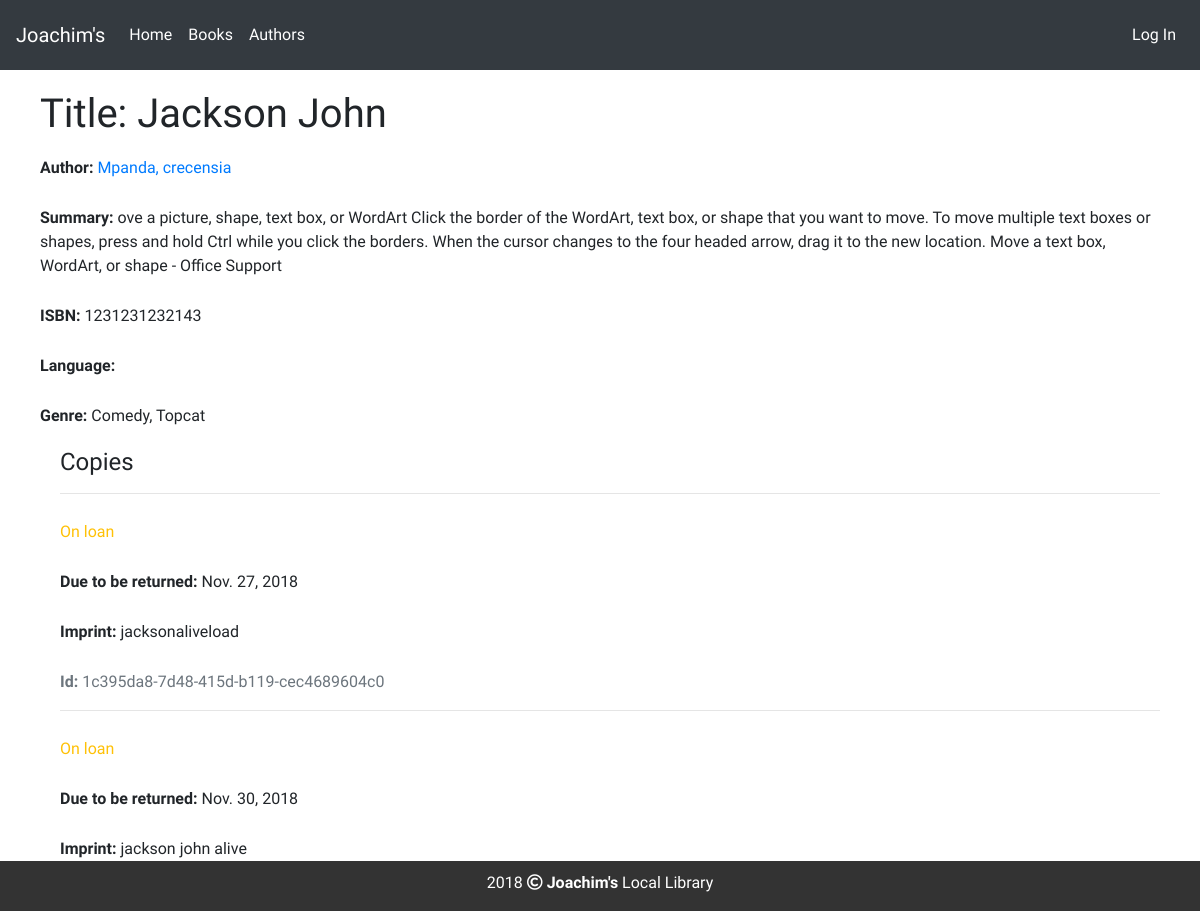
The app's page /catalog/book/4 with its own data.
### catalog/models.py (models this page shows, shortened)
class Book(models.Model):
    title = models.CharField(max_length=200)
    author = models.ForeignKey('Author', on_delete=models.SET_NULL, null=True)
    summary = models.TextField(max_length=1000, help_text='Enter a brief description of the book')
    isbn = models.CharField('ISBN', max_length=13,
                            help_text='13 Character <a href="https://www.isbn-international.org/content/what-isbn">ISBN number</a>')
    genre = models.ManyToManyField(Genre, help_text='Select a genre for this book')
    def display_genre(self):
        """Create a string for the Genre. This is required to display genre in Admin."""
        return ', '.join(genre.name for genre in self.genre.all()[:3])
    display_genre.short_description = 'Genre'

class Author(models.Model):
    first_name = models.CharField(max_length=100)
    last_name = models.CharField(max_length=100)
    date_of_birth = models.DateField(null=True, blank=True)
    date_of_death = models.DateField('Died', null=True, blank=True)
    class Meta:
        ordering = ['last_name', 'first_name']
    def __str__(self):
        return f'{self.last_name}, {self.first_name}'

class Genre(models.Model):
    name = models.CharField(max_length=200, help_text='Enter a book genre (e.g. Science Fiction)')
    def __str__(self):
        return self.name

class BookInstance(models.Model):
    id = models.UUIDField(primary_key=True, default=uuid.uuid4,
                          help_text='Unique ID for this particular book across whole library')
    book = models.ForeignKey('Book', on_delete=models.SET_NULL, null=True)
    imprint = models.CharField(max_length=200)
    due_back = models.DateField(null=True, blank=True)
    borrower = models.ForeignKey(User, on_delete=models.SET_NULL, null=True, blank=True)
    class Meta:
        ordering = ['due_back']
        permissions = (("can_mark_returned", "Set book as returned"),)
    LOAN_STATUS = (
        ('m', 'Maintenance'),
        ('o', 'On loan'),
        ('a', 'Available'),
        ('r', 'Reserved'),
    )
    status = models.CharField(
        max_length=1,
        choices=LOAN_STATUS,
        blank=True,
        default='m',
        help_text='Book availability',
    )

### catalog/views.py (the view)
# urls.py: path('book/<int:pk>', views.BookDetailView.as_view(), name='book-detail'),
class BookDetailView(generic.DetailView):
    model = Book

### catalog/templates/catalog/book_detail.html
{% extends "base_generic.html" %}
{% block content %}
<div class="header">
  <h1>Title: {{ book.title }}</h1>
  <p><strong>Author:</strong> <a href="{% url 'author-detail' book.author.pk %}">{{ book.author }}</a></p>
  <p><strong>Summary:</strong> {{ book.summary }}</p>
  <p><strong>ISBN:</strong> {{ book.isbn }}</p>
  <p><strong>Language:</strong> {{ book.language }}</p>
  <p><strong>Genre:</strong> {% for genre in book.genre.all %} {{ genre }}{% if not forloop.last %}, {% endif %}{% endfor %}</p>
  <div style="margin-left:20px;margin-top:20px">
    <h4>Copies</h4>
    {% for copy in book.bookinstance_set.all %}
      <hr>
      <p class="{% if copy.status == 'a' %}text-success{% elif copy.status == 'm' %}text-danger{% else %}text-warning{% endif %}">{{ copy.get_status_display }}</p>
      {% if copy.status != 'a' %}
        <p><strong>Due to be returned:</strong> {{copy.due_back}}</p>
      {% endif %}
      <p><strong>Imprint:</strong> {{copy.imprint}}</p>
      <p class="text-muted"><strong>Id:</strong> {{copy.id}}</p>
    {% endfor %}
  </div>
</div>
{% endblock %}

### catalog/templates/base_generic.html (shortened to what this page needs)
<!DOCTYPE html>
<html lang="en">
<head>
  <link rel="stylesheet" href="https://stackpath.bootstrapcdn.com/bootstrap/4.1.3/css/bootstrap.min.css">
  <link rel="stylesheet" href="https://use.fontawesome.com/releases/v5.5.0/css/all.css">
  {% load static %}
  <link rel="stylesheet" type="text/css" href="{% static '../static/css/styles.css' %}">
</head>
<body>
<section class="top">
      {% block menu %}
      <nav class="navbar navbar-expand-lg navbar-dark bg-dark">
  <a class="navbar-brand mb-0 h1" href="#">Joachim's</a>
  <div class="collapse navbar-collapse" id="navbarSupportedContent">
    <ul class="navbar-nav mr-auto">
      <li class="nav-item active">
        <a class="nav-link" href="{% url 'index' %}">Home <span class="sr-only">(current)</span></a>
      </li>
      <li class="nav-item active">
        <a class="nav-link" href="{% url 'books' %}">Books</a>
      </li>
      <li class="nav-item active">
        <a class="nav-link" href="{% url 'authors' %}">Authors</a>
      </li>
    </ul>
    <ul class="navbar-nav justify-content-end">
      {% if user.is_authenticated %}
      <li class="nav-item active"><a class="nav-link" href="">{{ user.get_username }}</a></li>
      <li class="nav-item active"><a class="nav-link" href="{% url 'my-borrowed' %}">Borrowed Books</a></li>
      {% if user.is_staff %}
      {% if perms.catalog.can_mark_returned %}
      <li class="nav-item active"><a class="nav-link" href="{% url 'all-borrowed' %}">All Books</a></li>
      {% endif %}
      {% endif %}
      <li class="nav-item active"><a class="nav-link" href="{% url 'logout'%}?next={{request.path}}">Log Out</a></li>
       {% else %}
      <li class="nav-item active"><a class="nav-link" href="{% url 'login'%}?next={{request.path}}">Log In</a></li>
      {% endif %}
    </ul>
  </div>
</nav>
     {% endblock %}
      <div class="section2">
        {% block content %}{% endblock %}
      </div>
     {% block footer %}
<div class="footer">
  <p>2018 <i class="far fa-copyright"></i> <span class="jo">Joachim's</span> Local Library</p>
</div>
{% endblock %}
          </section>
</body>
</html>

### catalog/static/css/styles.css (style rules this page uses)
body { font-family: 'Pridi', serif; }
.navbar { height: 70px; }
.top { width: 100%; height: 100vh; }
.header { margin-top: 20px; }
.section2 { padding-left: 40px; padding-right: 40px; }
.footer { position: fixed; left: 0; bottom: 0; width: 100%; background-color: #333333 !important; margin-top: 15px; color: white; text-align: center; }
p { padding-top: 10px; }
.jo { font-weight: 600; }

### records on screen
Book: title "Jackson John", author "Mpanda, crecensia", summary "ove a picture, shape, text box, or WordArt Click the border of the WordArt, text box, or shape that you want to move. To move multiple text boxes or shapes, press and hold Ctrl while you click the borders. When the cursor changes to the four headed arrow, drag it to the new location. Move a text box, WordArt, or shape - Office Support", isbn "1231231232143"
Genre: name "Comedy"
Genre: name "Topcat"
BookInstance: status "On loan", due_back "Nov. 27, 2018", imprint "jacksonaliveload", id "1c395da8-7d48-415d-b119-cec4689604c0"
BookInstance: status "On loan", due_back "Nov. 30, 2018", imprint "jackson john alive"
